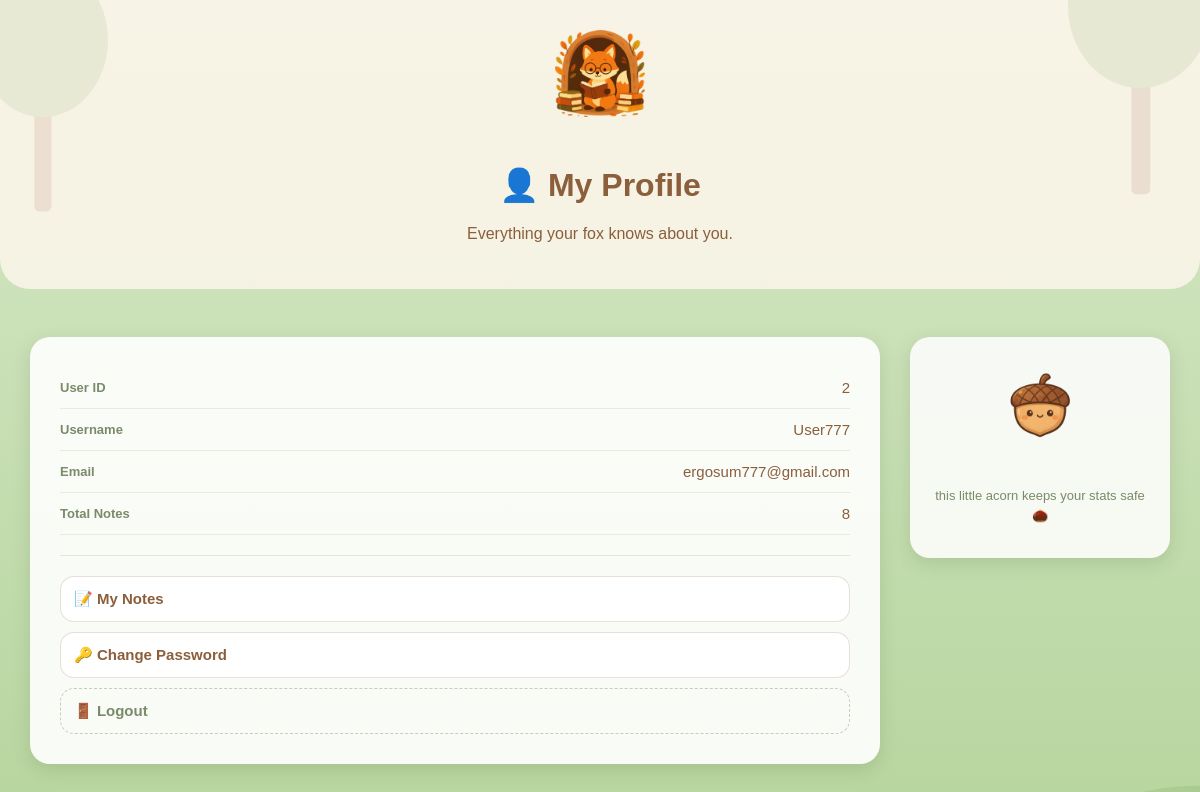
Screenshot of /profile (signed in) with the database file from the repository.
### tables this page shows
CREATE TABLE users(
    id INTEGER PRIMARY KEY AUTOINCREMENT,
    username TEXT NOT NULL,
    email TEXT NOT NULL,
    password TEXT NOT NULL
);

### app.py (the view)
@app.route("/profile")
def profile():
    if "user_id" not in session:
        return redirect("/login")
    conn = sqlite3.connect("database.db")
    cursor = conn.cursor()
    cursor.execute(
        """
        SELECT * FROM users
        WHERE id=?
        """,
        (session["user_id"],)
    )
    user = cursor.fetchone()
    cursor.execute(
        """
        SELECT COUNT(*)
        FROM notes
        WHERE user_id=?
        """,
        (session["user_id"],)
    )
    note_count = cursor.fetchone()[0]
    conn.close()
    return render_template(
        "profile.html",
        user=user,
        note_count=note_count
    )

### templates/profile.html (shortened to what this page needs)
<!DOCTYPE html>
<html>
<head>
    <link rel="stylesheet" href="{{ url_for('static', filename='css/style.css') }}">
</head>
<body class="notes-body">
<div class="hero create-hero">
    <img
    src="{{ url_for('static', filename='images/fox-Reading.png') }}"
    class="fox-reading"
    alt="Reading Fox"/>
    <div>
        <h1>👤 My Profile</h1>
        <p>Everything your fox knows about you.</p>
    </div>
</div>
<br>
<div class="create-layout">
    <div class="create-card">
        <div class="profile-row">
            <span class="profile-label">User ID</span>
            <span class="profile-value">{{ user[0] }}</span>
        </div>
        <div class="profile-row">
            <span class="profile-label">Username</span>
            <span class="profile-value">{{ user[1] }}</span>
        </div>
        <div class="profile-row">
            <span class="profile-label">Email</span>
            <span class="profile-value">{{ user[2] }}</span>
        </div>
        <div class="profile-row">
            <span class="profile-label">Total Notes</span>
            <span class="profile-value">{{ note_count }}</span>
        </div>
        <hr class="profile-divider">
        <div class="profile-links">
            <a href="/notes" class="home-btn">📝 My Notes</a>
            <a href="/change-password" class="home-btn">🔑 Change Password</a>
            <a href="/logout" class="home-btn home-btn-muted">🚪 Logout</a>
        </div>
    </div>
    <div class="create-side">
        <img
        src="{{ url_for('static', filename='images/Acorn.png') }}"
        class="pinecone-buddy"
        alt="Acorn buddy"/>
        <p class="create-tip">this little acorn keeps your stats safe 🌰</p>
    </div>
</div>
</body>
</html>

### static/css/style.css (style rules this page uses)
:root { --cream: #FDF6EC; --terracotta: #D97E5E; --moss: #7A8B69; --brown: #8B5E3C; --dark-bg: #1B2A22; --amber: #F4B860; --white: #E8E8E8; }
body { max-width: 1200px; margin: auto; background-color: var(--cream); color: var(--brown); font-family: Arial, sans-serif; padding: 20px; }
.notes-body { max-width: none; margin: 0; padding: 0; min-height: 100vh; background: linear-gradient(180deg, #D7E8C8 0%, #B8D6A0 100%); position: relative; overflow-x: hidden; font-family: Arial, sans-serif; color: var(--brown); }
.hero { background: rgba(253, 246, 236, 0.85); padding: 30px; border-radius: 0 0 30px 30px; display: flex; align-items: center; gap: 20px; position: relative; z-index: 2; flex-direction: column; justify-content: center; text-align: center; }
.home-btn { display: block; text-decoration: none; background: white; color: var(--brown); border: 1px solid rgba(139, 94, 60, 0.2); border-radius: 14px; padding: 13px; font-size: 15px; font-weight: bold; transition: background 0.2s ease; }
.home-btn-muted { color: var(--moss); border: 1px dashed rgba(122, 139, 105, 0.4); background: transparent; }
.create-hero { justify-content: space-between; }
.create-layout { display: flex; align-items: flex-start; gap: 30px; margin-top: 30px; padding: 0 30px 30px; position: relative; z-index: 2; }
.create-card { flex: 1; background: rgba(255, 255, 255, 0.9); border-radius: 20px; padding: 30px; box-shadow: 0 6px 18px rgba(60, 80, 40, 0.15); }
.create-side { width: 220px; min-width: 220px; background: rgba(255, 255, 255, 0.85); border-radius: 20px; padding: 20px; text-align: center; box-shadow: 0 6px 18px rgba(60, 80, 40, 0.15); }
.pinecone-buddy { width: 100px; height: auto; margin-bottom: 12px; }
.create-tip { font-size: 13px; color: var(--moss); line-height: 1.5; }
.fox-reading { width: 90px; height: auto; }
.profile-row { display: flex; justify-content: space-between; align-items: center; padding: 12px 0; border-bottom: 1px solid rgba(139, 94, 60, 0.12); }
.profile-label { font-size: 13px; font-weight: bold; color: var(--moss); }
.profile-value { font-size: 15px; color: var(--brown); }
.profile-divider { border: none; border-top: 1px solid rgba(139, 94, 60, 0.15); margin: 20px 0; }
.profile-links { display: flex; flex-direction: column; gap: 10px; }
.hero img, .hero .fox, .hero .fox-walking, .hero .fox-reading, .hero .fox-guard { margin: 0 auto 8px; }

### rows the page displays
users: id "2", username "User777", email "ergosum777@gmail.com"

### other values shown
{{ note_count }} "8"
